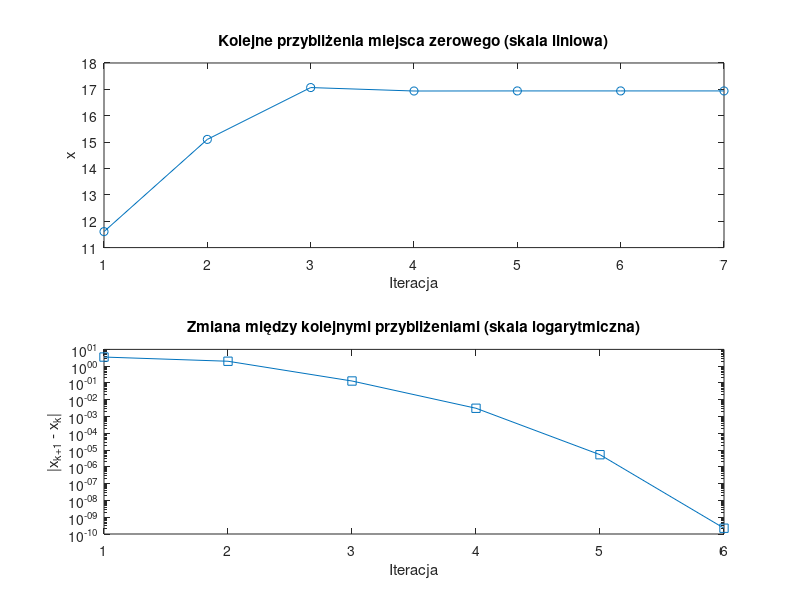

This figure's MATLAB source:
function [xvec, xdif, xsolution, ysolution, iterations] = velocity_secant()
% Wyznacza miejsce zerowe funkcji velocity_difference metodą siecznych.
% xvec - wektor z kolejnymi przybliżeniami miejsca zerowego;
% xdif - wektor różnic kolejnych przybliżeń miejsca zerowego
% xsolution - obliczone miejsce zerowe
% ysolution - wartość funkcji velocity_difference dla xsolution
% iterations - liczba iteracji potrzebna do wyznaczenia rozwiązania

x0 = 1;
x1 = 40;
ytolerance = 1e-12;
max_iterations = 1000;

f0 = velocity_difference(x0);
f1 = velocity_difference(x1);

xvec = [];
xdif = [];

for ii = 1:max_iterations
    x2 = x1 - f1 * (x1 - x0) / (f1 - f0);
    f2 = velocity_difference(x2);

    xvec(ii,1) = x2;

    if abs(f2) < ytolerance
        xsolution = x2;
        ysolution = f2;
        iterations = ii;
        break;
    end

    x0 = x1;
    f0 = f1;
    x1 = x2;
    f1 = f2;
end

for i = 1:iterations-1
    xdif(i,1) = abs(xvec(i+1,1) - xvec(i,1));
end

figure;
subplot(2,1,1);
plot(xvec, 'o-');
title('Kolejne przybliżenia miejsca zerowego (skala liniowa)');
xlabel('Iteracja');
ylabel('x');

subplot(2,1,2);
semilogy(xdif, 's-');
title('Zmiana między kolejnymi przybliżeniami (skala logarytmiczna)');
xlabel('Iteracja');
ylabel('|x_{k+1} - x_k|');

saveas(gcf, 'zadanie6.png');
end

function velocity_delta = velocity_difference(t)
% Wyznacza prędkość rakiety po czasie t od startu pomniejszoną o wartość M.
% t - [s] czas od startu rakiety
% velocity_delta [m/s] - różnica między aktualną prędkością a 700 m/s

m0 = 150000;      
q = 2700;        
u = 2000;       
g = 1.622;       
M = 700; 

if t <= 0
    error('Przerwanie działania');
end

v = u * log(m0 / (m0 - q * t)) - g * t;

velocity_delta = v - M;

end
